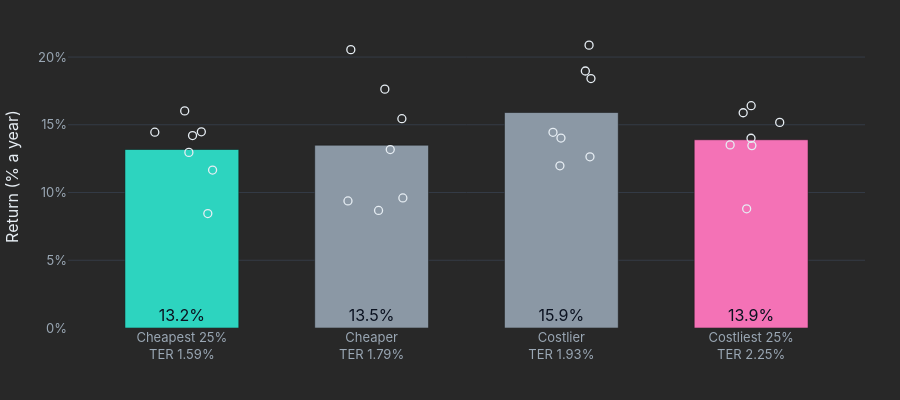

Here is the notebook cell this chart was saved with:
### Markdown cell above
- Chart 2: four cost groups, average return (the same answer, simpler)

### Code cell
# ---------- chart 2: four cost groups, average return ----------
QUARTILE_COLORS = {"Cheapest 25%": CHEAP, "Cheaper": MID, "Costlier": MID, "Costliest 25%": COSTLY}

def quartile4(df):
    d = df.copy()
    d["q"] = pd.qcut(d["ter"].rank(method="first"), 4, labels=False)          # 0 = cheapest ... 3 = costliest
    g = d.groupby("q").agg(ter=("ter", "mean"), cagr=("cagr", "mean"), n=("cagr", "size")).reset_index()
    g["name"] = ["Cheapest 25%", "Cheaper", "Costlier", "Costliest 25%"]
    g["text"] = g["cagr"].map("{:.1f}%".format)

    fig = px.bar(g, x="q", y="cagr", color="name", color_discrete_map=QUARTILE_COLORS, text="text",
                 hover_name="name", hover_data={"q": False, "name": False, "text": False, "cagr": ":.1f", "ter": ":.2f", "n": True})
    fig.update_traces(width=0.6, textposition="inside", insidetextanchor="start", textfont=dict(color=BAR_TEXT, size=16))

    rng = np.random.default_rng(4)                                             # every fund as a small ring on its bar
    fig.add_scatter(x=d["q"] + rng.uniform(-0.17, 0.17, len(d)), y=d["cagr"], mode="markers", text=d["COMPANY"],
                    marker=dict(color="rgba(0,0,0,0)", size=8, line=dict(color=TEXT, width=1.3)),
                    hovertemplate="<b>%{text}</b><br>Return %{y:.1f}% a year<extra></extra>", showlegend=False)

    fig = style_fig(fig, 400)
    fig.update_xaxes(tickvals=list(g["q"]), range=[-0.6, 3.6], title_text="",
                     ticktext=[f"{n}<br>TER {t:.2f}%" for n, t in zip(g["name"], g["ter"])])
    fig.update_yaxes(ticksuffix="%", rangemode="tozero", title_text="Return (% a year)")
    fig.update_layout(showlegend=False)
    return fig, g["cagr"].iloc[3] - g["cagr"].iloc[0]          # figure, and costliest minus cheapest

fig_q_demo, gap_demo = quartile4(df_demo)
fig_q_demo.show()

### Figure 1 — Plotly figure (JSON) as saved in the notebook; plotly's stock layout.template omitted (floating-point values rounded to 4 significant figures)
{"data": [{"customdata": [["Cheapest 25%", "13.2%", 1.592, 7]], "hovertemplate": "<b>%{hovertext}</b><br><br>cagr=%{y:.1f}<br>ter=%{customdata[2]:.2f}<br>n=%{customdata[3]}<extra></extra>", "hovertext": ["Cheapest 25%"], "insidetextanchor": "start", "legendgroup": "Cheapest 25%", "marker": {"color": "#2DD4BF", "pattern": {"shape": ""}}, "name": "Cheapest 25%", "orientation": "v", "showlegend": true, "text": ["13.2%"], "textfont": {"color": "#0B1220", "size": 16}, "textposition": "inside", "type": "bar", "width": 0.6, "x": [0], "xaxis": "x", "y": [13.18], "yaxis": "y"}, {"customdata": [["Cheaper", "13.5%", 1.788, 7]], "hovertemplate": "<b>%{hovertext}</b><br><br>cagr=%{y:.1f}<br>ter=%{customdata[2]:.2f}<br>n=%{customdata[3]}<extra></extra>", "hovertext": ["Cheaper"], "insidetextanchor": "start", "legendgroup": "Cheaper", "marker": {"color": "#8B98A5", "pattern": {"shape": ""}}, "name": "Cheaper", "orientation": "v", "showlegend": true, "text": ["13.5%"], "textfont": {"color": "#0B1220", "size": 16}, "textposition": "inside", "type": "bar", "width": 0.6, "x": [1], "xaxis": "x", "y": [13.49], "yaxis": "y"}, {"customdata": [["Costlier", "15.9%", 1.927, 7]], "hovertemplate": "<b>%{hovertext}</b><br><br>cagr=%{y:.1f}<br>ter=%{customdata[2]:.2f}<br>n=%{customdata[3]}<extra></extra>", "hovertext": ["Costlier"], "insidetextanchor": "start", "legendgroup": "Costlier", "marker": {"color": "#8B98A5", "pattern": {"shape": ""}}, "name": "Costlier", "orientation": "v", "showlegend": true, "text": ["15.9%"], "textfont": {"color": "#0B1220", "size": 16}, "textposition": "inside", "type": "bar", "width": 0.6, "x": [2], "xaxis": "x", "y": [15.9], "yaxis": "y"}, {"customdata": [["Costliest 25%", "13.9%", 2.246, 7]], "hovertemplate": "<b>%{hovertext}</b><br><br>cagr=%{y:.1f}<br>ter=%{customdata[2]:.2f}<br>n=%{customdata[3]}<extra></extra>", "hovertext": ["Costliest 25%"], "insidetextanchor": "start", "legendgroup": "Costliest 25%", "marker": {"color": "#F472B6", "pattern": {"shape": ""}}, "name": "Costliest 25%", "orientation": "v", "showlegend": true, "text": ["13.9%"], "textfont": {"color": "#0B1220", "size": 16}, "textposition": "inside", "type": "bar", "width": 0.6, "x": [3], "xaxis": "x", "y": [13.89], "yaxis": "y"}, {"hovertemplate": "<b>%{text}</b><br>Return %{y:.1f}% a year<extra></extra>", "marker": {"color": "rgba(0,0,0,0)", "line": {"color": "#E6EDF3", "width": 1.3}, "size": 8}, "mode": "markers", "showlegend": false, "text": ["Aditya Birla Sun Life", "Baroda BNP Paribas", "DSP", "HDFC", "quant", "JM Financial", "Kotak Mahindra", "LIC", "ICICI Prudential", "Nippon India", "SBI", "Tata", "Taurus", "Franklin Templeton", "UTI", "Canara Robeco", "Sundaram", "HSBC", "Invesco", "Mirae Asset", "Edelweiss", "Bandhan", "Axis", "PGIM India", "Union", "Mahindra Manulife", "ITI", "WhiteOak Capital"], "type": "scatter", "x": [2.151, 3.004, 0.1619, -0.1425, 1.037, 2.958, 0.1026, 2.889, 2.126, 0.01494, 0.1368, 1.992, 2.976, 1.098, 1.165, 1.956, 1.159, 2.146, 0.8904, 0.03701, 1.07, 3.151, 0.05632, 0.8754, 2.999, 1.998, 3.0, 2.156], "y": [12.64, 13.46, 11.66, 14.45, 8.677, 15.89, 14.48, 13.51, 18.97, 16.02, 8.445, 11.97, 8.8, 13.17, 9.599, 14.45, 15.45, 20.88, 20.54, 12.96, 17.63, 15.18, 14.2, 9.377, 14.01, 14.02, 16.41, 18.41]}], "layout": {"barmode": "relative", "font": {"color": "#E6EDF3", "family": "Inter, Segoe UI, sans-serif", "size": 13}, "height": 400, "hoverlabel": {"bgcolor": "#1B2430", "bordercolor": "#343B46", "font": {"color": "#E6EDF3", "size": 14}}, "legend": {"orientation": "h", "title": {"text": "name"}, "tracegroupgap": 0, "x": 0, "y": 1.12}, "margin": {"b": 45, "l": 50, "r": 35, "t": 25}, "paper_bgcolor": "#282828", "plot_bgcolor": "#282828", "showlegend": false, "xaxis": {"anchor": "y", "domain": [0, 1], "range": [-0.6, 3.6], "showgrid": false, "tickfont": {"color": "#9AA7B4"}, "ticktext": ["Cheapest 25%<br>TER 1.59%", "Cheaper<br>TER 1.79%", "Costlier<br>TER 1.93%", "Costliest 25%<br>TER 2.25%"], "tickvals": [0, 1, 2, 3], "title": {"text": ""}, "zeroline": false}, "yaxis": {"anchor": "x", "domain": [0, 1], "gridcolor": "#343B46", "rangemode": "tozero", "tickfont": {"color": "#9AA7B4"}, "ticksuffix": "%", "title": {"text": "Return (% a year)"}, "zeroline": false}}}
